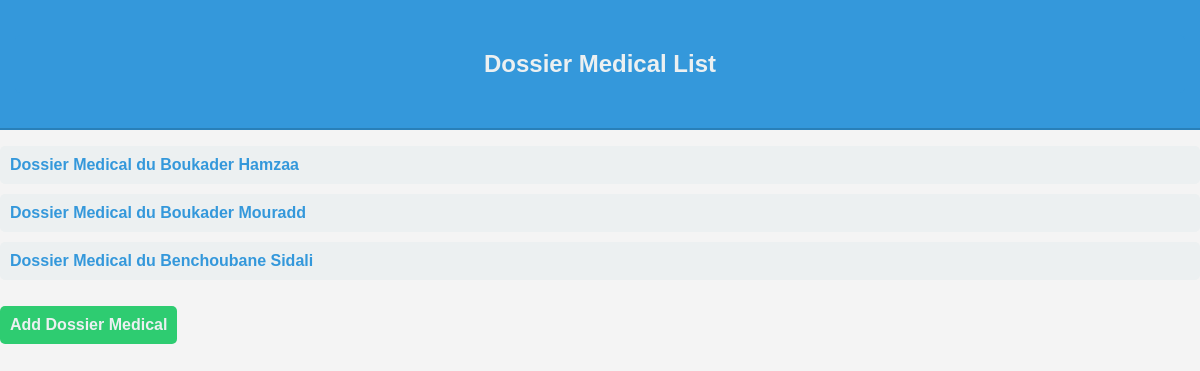
Screenshot of /dossiermedical/ with the database file from the repository.
### clinicHub/models.py (models this page shows, shortened)
class DossierMedical(models.Model):
    ID_Dossier = models.AutoField(primary_key=True)
    Patient = models.OneToOneField(Patient,on_delete=models.CASCADE)
    DateCreation = models.DateField(auto_now_add=True, null=True, blank=True)
    Observations = models.ManyToManyField(Observation, blank=True)
    def __str__(self):
        return  'Dossier Medical du '+self.Patient.Nom +' '+self.Patient.Prenom

class Person(models.Model):
    ID_Person = models.AutoField(primary_key=True)
    Nom = models.CharField(max_length=(50))
    Prenom = models.CharField(max_length=(50))
    DateNaissance = models.DateField(default='2000-01-01')
    sexe = models.CharField(max_length=(50))
    Adresse = models.CharField(max_length=(50))
    num_tel = models.IntegerField(default=0)
    email = models.EmailField(default="test@domain.com")

### clinicHub/views.py (the view)
# urls.py: path('dossiermedical/', views.DossierMedicalCRUDView.dossiermedical_list, name='dossiermedical_list'),
    def dossiermedical_list(request):
        template_list = 'dossiermedical/List.html'
        dossiermedicals = DossierMedical.objects.all()
        return render(request, template_list, {'dossiermedicals': dossiermedicals})

### clinicHub/templates/dossiermedical/List.html (shortened to what this page needs)
<!DOCTYPE html>
<html lang="en">
  <head>
  </head>
  <body>
    <header>
      <h2>Dossier Medical List</h2>
    </header>
    <ul>
      {% for dossiermedical in dossiermedicals %}
      <li>
        <a href="{% url 'dossiermedical_detail' pk=dossiermedical.pk %}"
          >{{ dossiermedical }}</a
        >
      </li>
      {% endfor %}
    </ul>
    <a class="add-link" href="{% url 'create_dossiermedical' %}"
      >Add Dossier Medical</a
    >
  </body>
</html>

### clinicHub/templates/dossiermedical/List.html (style rules this page uses)
body { font-family: "Arial", sans-serif; margin: 0; padding: 0; background-color: #f4f4f4; color: #333; }
header { background-color: #3498db; color: #ecf0f1; text-align: center; padding: 15px; border-bottom: 2px solid #2980b9; }
h2 { background-color: #3498db; color: #ecf0f1; padding: 15px; border-radius: 5px; margin-bottom: 20px; text-align: center; }
ul { list-style-type: none; padding: 0; }
li { background-color: #ecf0f1; margin-bottom: 10px; padding: 10px; border-radius: 5px; }
a { color: #3498db; text-decoration: none; font-weight: bold; transition: color 0.3s; }
.add-link { background-color: #2ecc71; color: #ecf0f1; padding: 10px; text-decoration: none; border-radius: 5px; display: inline-block; margin-top: 10px; text-align: center; transition: background-color 0.3s; }

### rows the page displays
DossierMedical: Patient.Prenom "Dossier Medical du Boukader Hamzaa"
DossierMedical: Patient.Prenom "Dossier Medical du Boukader Mouradd"
DossierMedical: Patient.Prenom "Dossier Medical du Benchoubane Sidali"
